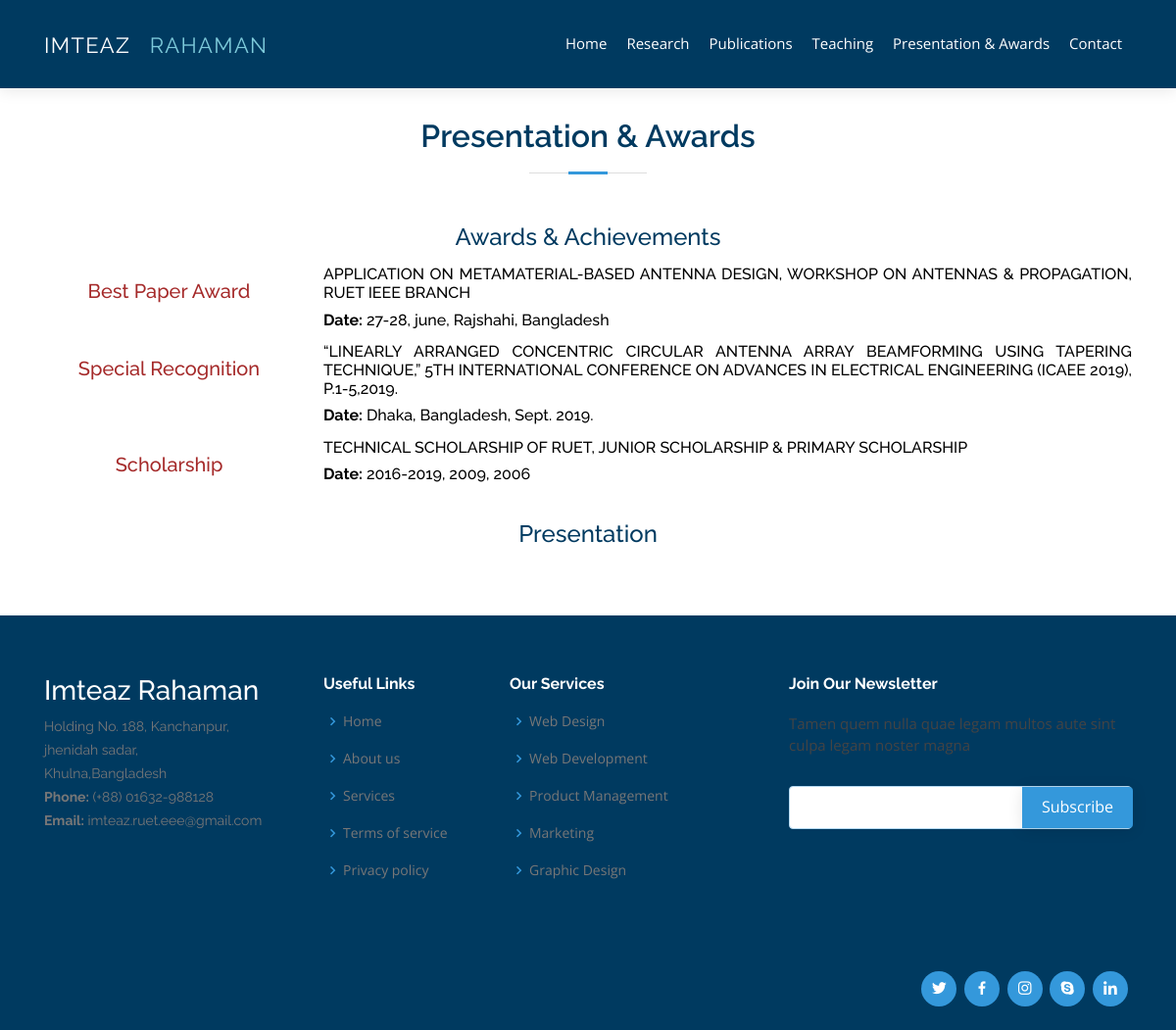
The page /presentation on the database as committed earlier.
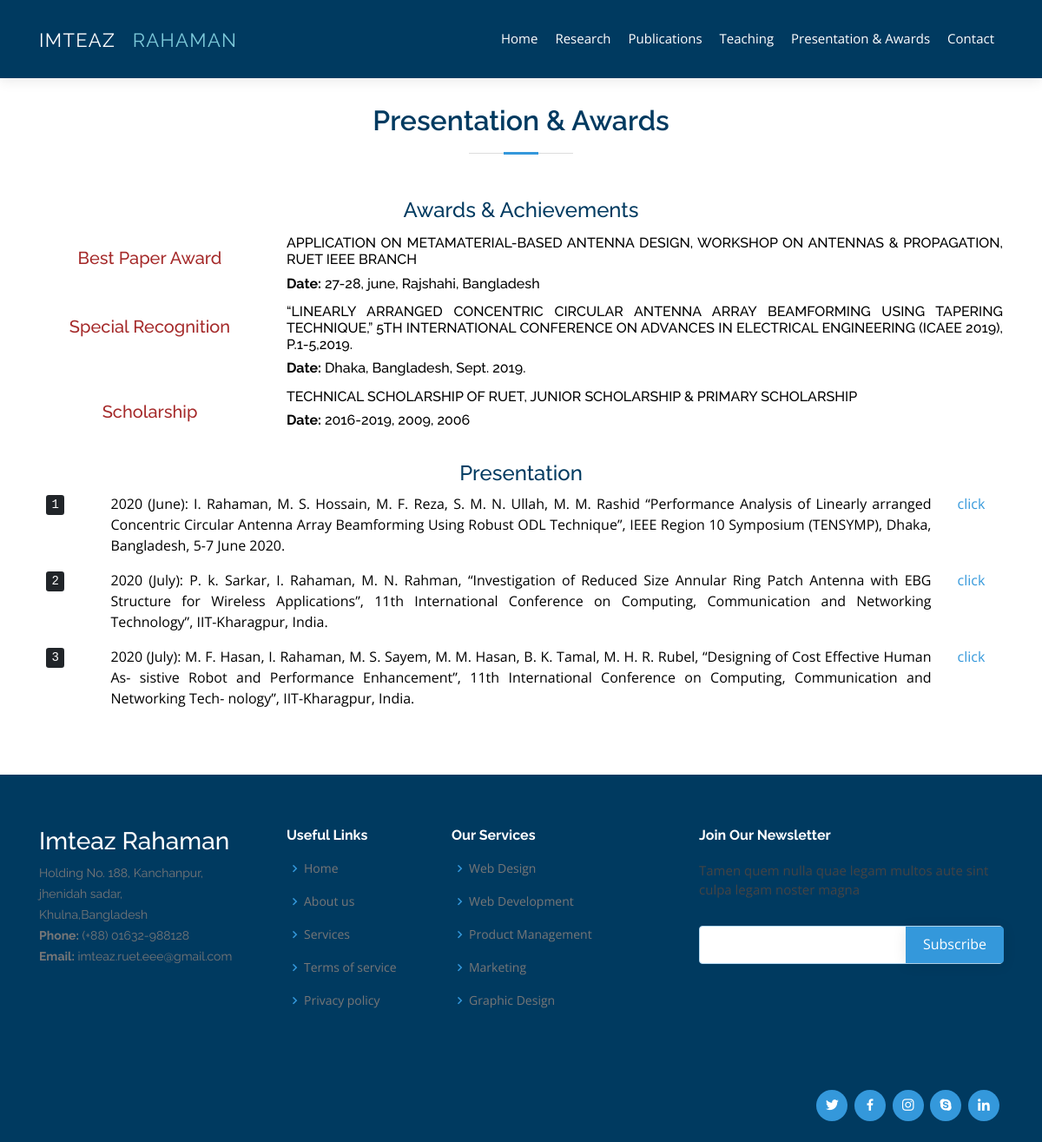
The same page on the database as committed later.
### view/models.py (models this page shows)
class presentation(models.Model):
    title = models.CharField(max_length=500)
    class Meta:
        db_table = "presentation"

### view/views.py (the view)
# urls.py: path('presentation', views.presentationaward, name='presentationaward'),
def presentationaward(request):
    presentationdata = presentation.objects.all()
    return render(request, "presntation.html",{'title':'Presentation','present': presentationdata})

### templates/presntation.html
{%extends "style.html"%}
{% block pagetitle %} Presentation & Awards {% endblock %}
{% block pagedata %}
<div class="row"  style="text-align: justify;">
    <div class="col-lg-12" style="text-align: center;" >
        <h4>Awards & Achievements</h4>
    </div>
    <div class="col-lg-3" style="margin-top: 20px; color:brown; text-align: center;">
        <h5>Best Paper Award</h5>
    </div>
    <div class="col-lg-9" style="color: black;margin-top:5px;">
        <h6>
            APPLICATION ON METAMATERIAL-BASED ANTENNA DESIGN, WORKSHOP ON ANTENNAS & PROPAGATION, RUET IEEE
            BRANCH
        </h6>
        <h6> <strong>Date: </strong>27-28, june, Rajshahi, Bangladesh
        </h6>
    </div>
    <div class="col-lg-3" style="margin-top: 20px; color:brown; text-align: center;">
        <h5>Special Recognition
        </h5>
    </div>
    <div class="col-lg-9" style="color: black; margin-top:5px; ">
        <h6>
            “LINEARLY ARRANGED CONCENTRIC CIRCULAR ANTENNA ARRAY BEAMFORMING USING TAPERING TECHNIQUE,” 5TH
INTERNATIONAL CONFERENCE ON ADVANCES IN ELECTRICAL ENGINEERING (ICAEE 2019), P.1-5,2019.
        </h6>
        <h6> <strong>Date: </strong>Dhaka, Bangladesh, Sept. 2019.
        </h6>
    </div>
    <div class="col-lg-3" style="margin-top: 20px; color:brown; text-align: center;">
        <h5>Scholarship
        </h5>
    </div>
    <div class="col-lg-9" style="color: black; margin-top:5px; ">
        <h6>
            TECHNICAL SCHOLARSHIP OF RUET, JUNIOR SCHOLARSHIP & PRIMARY SCHOLARSHIP
        </h6>
        <h6> <strong>Date: </strong>2016-2019, 2009, 2006
        </h6>
    </div>
</div>
<div class="row" style="margin-top: 30px;" >
    <div class="col-lg-12" style="text-align: center;" >
        <h4>Presentation</h4>
    </div>
    {%for pape in present%}
    <div class="row">
        <div class="col-lg-1" style="text-align: center;">
            <kbd>{{forloop.counter}}</kbd>
        </div>
        <div class="col-lg-10">
            <p style="color: black; text-align: justify;">
                {{pape.title}}
            </p>
        </div>
        <div class="col-lg-1">
            <a href="">click</a>
        </div>
    </div>
    {%endfor%}
</div>
{%endblock%}

Rows that differ between the two databases and show on the page:
added presentation: title "2020 (June): I. Rahaman, M. S. Hossain, M. F. Reza, S. M. N. Ullah, M. M. Rashid “Performance Analysis of Linearly arranged Concentric Circular Antenna Array Beamforming Using Robust ODL Technique”, IEEE Region 10 Symposium (TENSYMP), Dhaka, Bangladesh, 5-7 June 2020."
added presentation: title "2020 (July): P. k. Sarkar, I. Rahaman, M. N. Rahman, “Investigation of Reduced Size Annular Ring Patch Antenna with EBG Structure for Wireless Applications”, 11th International Conference on Computing, Communication and Networking Technology”, IIT-Kharagpur, India."
added presentation: title "2020 (July): M. F. Hasan, I. Rahaman, M. S. Sayem, M. M. Hasan, B. K. Tamal, M. H. R. Rubel, “Designing of Cost Effective Human As- sistive Robot and Performance Enhancement”, 11th International Conference on Computing, Communication and Networking Tech- nology”, IIT-Kharagpur, India."
